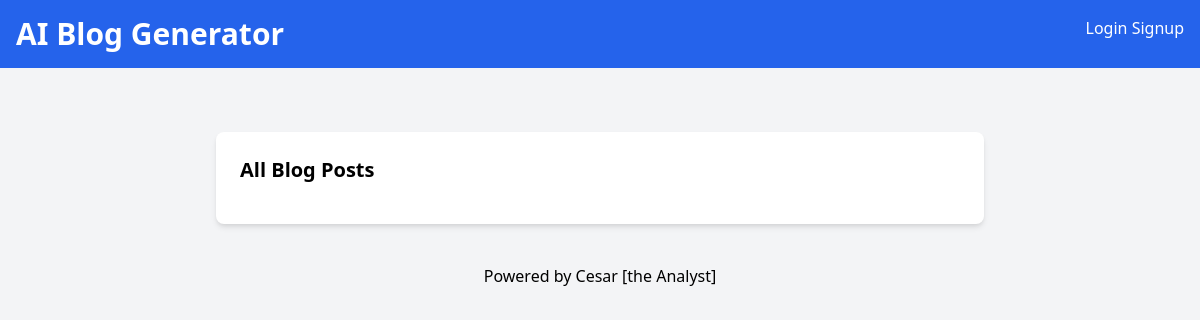
Page /blog_list (signed in) on the earlier database version.
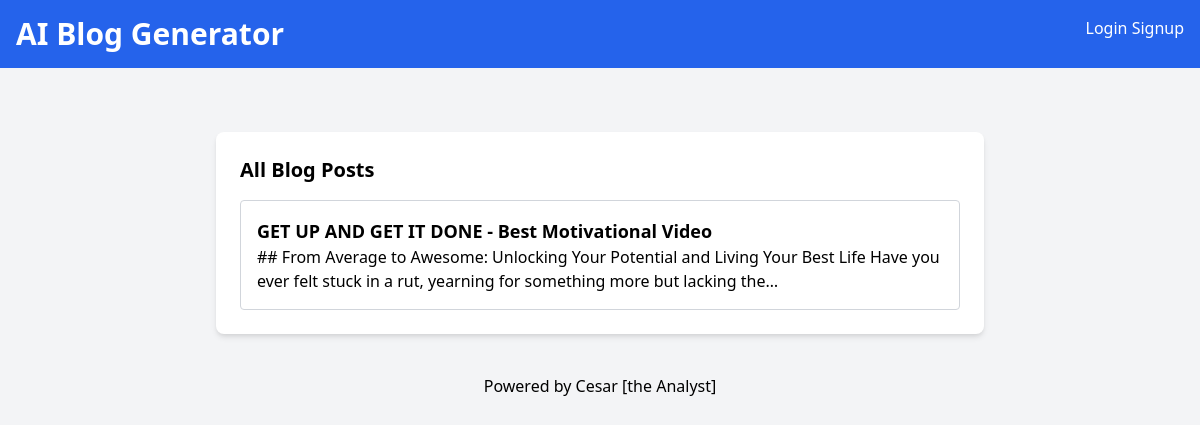
Same page on the later database version.
### blog_generator/models.py (models this page shows)
class BlogPost(models.Model):
    user = models.ForeignKey(User, on_delete=models.CASCADE)
    youtube_title = models.CharField(max_length=300)
    youtube_link = models.URLField()
    generated_content = models.TextField()
    created_at = models.DateTimeField(auto_now_add=True)

### blog_generator/views.py (the view)
# urls.py: path('blog_list', views.blog_list, name='blog_list'),
@login_required
def blog_list(request):
    blog_articles = BlogPost.objects.filter(user=request.user)
    return render(request, 'all-blogs.html', {'blog_articles': blog_articles})

### templates/all-blogs.html (shortened to what this page needs)
<!DOCTYPE html>
<html lang="en">
<head>
    <link href="https://cdn.jsdelivr.net/npm/tailwindcss@2.2.19/dist/tailwind.min.css" rel="stylesheet">
</head>
<body class="bg-gray-100 font-sans antialiased">
    <nav class="bg-blue-600 p-4 text-white flex justify-between">
        <div>
            <h1 class="text-3xl font-bold">AI Blog Generator</h1>
        </div>
        <div>
            <a href="login" class="text-white hover:underline">Login</a>
            <a href="signup" class="text-white hover:underline">Signup</a>
        </div>
    </nav>
    <br>
    <div class="container mx-auto mt-10 px-4 sm:px-0">
        <div class="max-w-3xl mx-auto bg-white p-6 rounded-lg shadow-md">
            <section>
                <h2 class="text-xl mb-4 font-semibold">All Blog Posts</h2>
                <div class="space-y-4">
                    {% for article in blog_articles reversed %}
                    <a href='blog-details/{{article.id}}'>
                    <div class="border border-gray-300 p-4 rounded">
                        <h3 class="text-lg font-semibold">{{article.youtube_title}}</h3>
                    <p>{{article.generated_content |truncatechars:160}}</p>
                    </div>
                    </a>
                {% endfor%}
                </div>
            </section>
        </div>
    </div>
    <footer class="text-center p-4 text-blacl mt-6">
        Powered by <a href="inkedin.com/in/cesar-dushimimana-731345236/">Cesar [the Analyst]</a>
    </footer>
</body>
</html>

Differences in the rows shown:
added BlogPost: youtube_title "GET UP AND GET IT DONE - Best Motivational Video", generated_content "## From Average to Awesome: Unlocking Your Potential and Living Your Best Life Have you ever felt stuck in a rut, yearning for something more but lacking the…"
